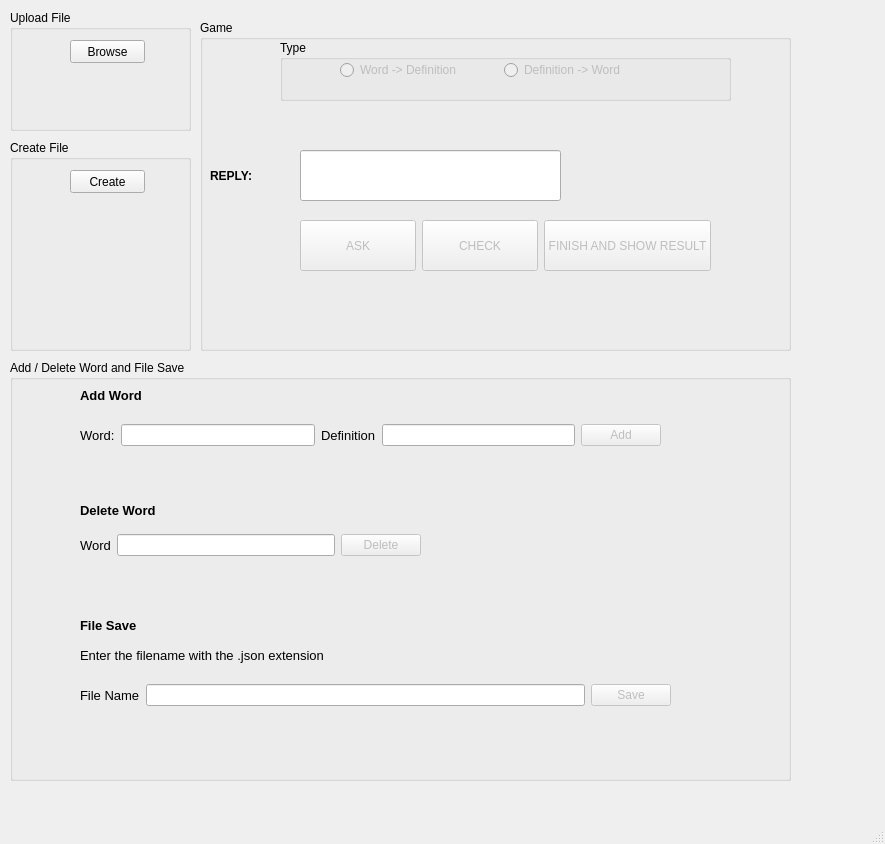
<?xml version="1.0" encoding="UTF-8"?>
<ui version="4.0">
 <class>MainWindow</class>
 <widget class="QMainWindow" name="MainWindow">
  <property name="geometry">
   <rect>
    <x>0</x>
    <y>0</y>
    <width>885</width>
    <height>844</height>
   </rect>
  </property>
  <property name="windowTitle">
   <string>MainWindow</string>
  </property>
  <widget class="QWidget" name="centralwidget">
   <widget class="QGroupBox" name="gbUploadFile">
    <property name="geometry">
     <rect>
      <x>10</x>
      <y>10</y>
      <width>181</width>
      <height>121</height>
     </rect>
    </property>
    <property name="title">
     <string>Upload File</string>
    </property>
    <widget class="QPushButton" name="btnBrowse">
     <property name="geometry">
      <rect>
       <x>60</x>
       <y>30</y>
       <width>75</width>
       <height>23</height>
      </rect>
     </property>
     <property name="text">
      <string>Browse</string>
     </property>
    </widget>
    <widget class="QLabel" name="lblBrowseRead">
     <property name="geometry">
      <rect>
       <x>10</x>
       <y>70</y>
       <width>161</width>
       <height>41</height>
      </rect>
     </property>
     <property name="text">
      <string/>
     </property>
    </widget>
   </widget>
   <widget class="QGroupBox" name="gbGame">
    <property name="geometry">
     <rect>
      <x>200</x>
      <y>20</y>
      <width>591</width>
      <height>331</height>
     </rect>
    </property>
    <property name="title">
     <string>Game</string>
    </property>
    <widget class="QWidget" name="layoutWidget">
     <property name="geometry">
      <rect>
       <x>100</x>
       <y>200</y>
       <width>411</width>
       <height>51</height>
      </rect>
     </property>
     <layout class="QHBoxLayout" name="horizontalLayout_2">
      <item>
       <widget class="QPushButton" name="btnAsk">
        <property name="enabled">
         <bool>false</bool>
        </property>
        <property name="sizePolicy">
         <sizepolicy hsizetype="Expanding" vsizetype="Expanding">
          <horstretch>0</horstretch>
          <verstretch>0</verstretch>
         </sizepolicy>
        </property>
        <property name="text">
         <string>ASK</string>
        </property>
       </widget>
      </item>
      <item>
       <widget class="QPushButton" name="btnCheck">
        <property name="enabled">
         <bool>false</bool>
        </property>
        <property name="sizePolicy">
         <sizepolicy hsizetype="Expanding" vsizetype="Expanding">
          <horstretch>0</horstretch>
          <verstretch>0</verstretch>
         </sizepolicy>
        </property>
        <property name="maximumSize">
         <size>
          <width>1677721</width>
          <height>16777215</height>
         </size>
        </property>
        <property name="text">
         <string>CHECK</string>
        </property>
       </widget>
      </item>
      <item>
       <widget class="QPushButton" name="btnFinish">
        <property name="enabled">
         <bool>false</bool>
        </property>
        <property name="sizePolicy">
         <sizepolicy hsizetype="Minimum" vsizetype="Expanding">
          <horstretch>0</horstretch>
          <verstretch>0</verstretch>
         </sizepolicy>
        </property>
        <property name="text">
         <string>FINISH AND SHOW RESULT</string>
        </property>
       </widget>
      </item>
     </layout>
    </widget>
    <widget class="QLabel" name="lblAnswer">
     <property name="geometry">
      <rect>
       <x>370</x>
       <y>130</y>
       <width>201</width>
       <height>51</height>
      </rect>
     </property>
     <property name="font">
      <font>
       <weight>75</weight>
       <bold>true</bold>
      </font>
     </property>
     <property name="text">
      <string/>
     </property>
    </widget>
    <widget class="QLineEdit" name="wordInput">
     <property name="geometry">
      <rect>
       <x>100</x>
       <y>130</y>
       <width>261</width>
       <height>51</height>
      </rect>
     </property>
    </widget>
    <widget class="QLabel" name="lblReply">
     <property name="geometry">
      <rect>
       <x>10</x>
       <y>140</y>
       <width>71</width>
       <height>31</height>
      </rect>
     </property>
     <property name="font">
      <font>
       <pointsize>9</pointsize>
       <weight>75</weight>
       <bold>true</bold>
      </font>
     </property>
     <property name="text">
      <string>REPLY:</string>
     </property>
    </widget>
    <widget class="QLabel" name="lblQuestionWord">
     <property name="geometry">
      <rect>
       <x>100</x>
       <y>80</y>
       <width>321</width>
       <height>41</height>
      </rect>
     </property>
     <property name="font">
      <font>
       <pointsize>10</pointsize>
      </font>
     </property>
     <property name="text">
      <string/>
     </property>
    </widget>
    <widget class="QLabel" name="lblResult">
     <property name="geometry">
      <rect>
       <x>100</x>
       <y>260</y>
       <width>301</width>
       <height>51</height>
      </rect>
     </property>
     <property name="text">
      <string/>
     </property>
    </widget>
    <widget class="QGroupBox" name="gbType">
     <property name="geometry">
      <rect>
       <x>80</x>
       <y>20</y>
       <width>451</width>
       <height>61</height>
      </rect>
     </property>
     <property name="title">
      <string>Type</string>
     </property>
     <widget class="QWidget" name="layoutWidget">
      <property name="geometry">
       <rect>
        <x>60</x>
        <y>10</y>
        <width>321</width>
        <height>41</height>
       </rect>
      </property>
      <layout class="QHBoxLayout" name="horizontalLayout">
       <item>
        <widget class="QRadioButton" name="rbWordDefinition">
         <property name="enabled">
          <bool>false</bool>
         </property>
         <property name="font">
          <font>
           <pointsize>9</pointsize>
          </font>
         </property>
         <property name="text">
          <string>Word -&gt; Definition</string>
         </property>
        </widget>
       </item>
       <item>
        <widget class="QRadioButton" name="rbDefinitionWord">
         <property name="enabled">
          <bool>false</bool>
         </property>
         <property name="font">
          <font>
           <pointsize>9</pointsize>
          </font>
         </property>
         <property name="text">
          <string>Definition -&gt; Word</string>
         </property>
        </widget>
       </item>
      </layout>
     </widget>
    </widget>
   </widget>
   <widget class="QGroupBox" name="gbAddDeleteWord_SaveFile">
    <property name="geometry">
     <rect>
      <x>10</x>
      <y>360</y>
      <width>781</width>
      <height>421</height>
     </rect>
    </property>
    <property name="title">
     <string>Add / Delete Word and File Save</string>
    </property>
    <widget class="QLabel" name="lblEnterFileName">
     <property name="geometry">
      <rect>
       <x>70</x>
       <y>280</y>
       <width>491</width>
       <height>31</height>
      </rect>
     </property>
     <property name="font">
      <font>
       <pointsize>10</pointsize>
      </font>
     </property>
     <property name="text">
      <string>Enter the filename with the .json extension</string>
     </property>
    </widget>
    <widget class="QWidget" name="layoutWidget_3">
     <property name="geometry">
      <rect>
       <x>70</x>
       <y>170</y>
       <width>341</width>
       <height>30</height>
      </rect>
     </property>
     <layout class="QHBoxLayout" name="horizontalLayout_6">
      <item>
       <widget class="QLabel" name="lblWord2">
        <property name="font">
         <font>
          <pointsize>10</pointsize>
         </font>
        </property>
        <property name="text">
         <string>Word</string>
        </property>
       </widget>
      </item>
      <item>
       <widget class="QLineEdit" name="etDeleteWord"/>
      </item>
      <item>
       <widget class="QPushButton" name="btnDelete">
        <property name="enabled">
         <bool>false</bool>
        </property>
        <property name="cursor">
         <cursorShape>PointingHandCursor</cursorShape>
        </property>
        <property name="text">
         <string>Delete</string>
        </property>
       </widget>
      </item>
     </layout>
    </widget>
    <widget class="QWidget" name="layoutWidget_4">
     <property name="geometry">
      <rect>
       <x>70</x>
       <y>320</y>
       <width>591</width>
       <height>30</height>
      </rect>
     </property>
     <layout class="QHBoxLayout" name="horizontalLayout_7">
      <item>
       <widget class="QLabel" name="lblFileName">
        <property name="font">
         <font>
          <pointsize>10</pointsize>
         </font>
        </property>
        <property name="text">
         <string>File Name</string>
        </property>
       </widget>
      </item>
      <item>
       <widget class="QLineEdit" name="etFilneName"/>
      </item>
      <item>
       <widget class="QPushButton" name="btnSave">
        <property name="enabled">
         <bool>false</bool>
        </property>
        <property name="cursor">
         <cursorShape>PointingHandCursor</cursorShape>
        </property>
        <property name="text">
         <string>Save</string>
        </property>
       </widget>
      </item>
     </layout>
    </widget>
    <widget class="QLabel" name="lblDosyaKaydet">
     <property name="geometry">
      <rect>
       <x>70</x>
       <y>250</y>
       <width>241</width>
       <height>31</height>
      </rect>
     </property>
     <property name="font">
      <font>
       <pointsize>10</pointsize>
       <weight>75</weight>
       <bold>true</bold>
      </font>
     </property>
     <property name="text">
      <string>File Save</string>
     </property>
    </widget>
    <widget class="QLabel" name="lblDeleteWord">
     <property name="geometry">
      <rect>
       <x>70</x>
       <y>140</y>
       <width>151</width>
       <height>21</height>
      </rect>
     </property>
     <property name="font">
      <font>
       <pointsize>10</pointsize>
       <weight>75</weight>
       <bold>true</bold>
      </font>
     </property>
     <property name="text">
      <string>Delete Word</string>
     </property>
    </widget>
    <widget class="QLabel" name="lblWordDeleted">
     <property name="geometry">
      <rect>
       <x>70</x>
       <y>210</y>
       <width>571</width>
       <height>31</height>
      </rect>
     </property>
     <property name="font">
      <font>
       <pointsize>9</pointsize>
      </font>
     </property>
     <property name="text">
      <string/>
     </property>
    </widget>
    <widget class="QLabel" name="lblFileSaved">
     <property name="geometry">
      <rect>
       <x>70</x>
       <y>360</y>
       <width>591</width>
       <height>31</height>
      </rect>
     </property>
     <property name="font">
      <font>
       <pointsize>9</pointsize>
      </font>
     </property>
     <property name="text">
      <string/>
     </property>
    </widget>
    <widget class="QLabel" name="lblWordAdded">
     <property name="geometry">
      <rect>
       <x>70</x>
       <y>100</y>
       <width>581</width>
       <height>21</height>
      </rect>
     </property>
     <property name="font">
      <font>
       <pointsize>9</pointsize>
      </font>
     </property>
     <property name="text">
      <string/>
     </property>
    </widget>
    <widget class="QWidget" name="layoutWidget_5">
     <property name="geometry">
      <rect>
       <x>70</x>
       <y>60</y>
       <width>581</width>
       <height>30</height>
      </rect>
     </property>
     <layout class="QHBoxLayout" name="horizontalLayout_8">
      <item>
       <widget class="QLabel" name="lblWord">
        <property name="font">
         <font>
          <pointsize>10</pointsize>
         </font>
        </property>
        <property name="text">
         <string>Word:</string>
        </property>
       </widget>
      </item>
      <item>
       <widget class="QLineEdit" name="etAddWord"/>
      </item>
      <item>
       <widget class="QLabel" name="lblDefinition">
        <property name="font">
         <font>
          <pointsize>10</pointsize>
         </font>
        </property>
        <property name="text">
         <string>Definition</string>
        </property>
       </widget>
      </item>
      <item>
       <widget class="QLineEdit" name="etAddDefinition"/>
      </item>
      <item>
       <widget class="QPushButton" name="btnAdd">
        <property name="enabled">
         <bool>false</bool>
        </property>
        <property name="cursor">
         <cursorShape>PointingHandCursor</cursorShape>
        </property>
        <property name="text">
         <string>Add</string>
        </property>
       </widget>
      </item>
     </layout>
    </widget>
    <widget class="QLabel" name="lblKelimeEkle">
     <property name="geometry">
      <rect>
       <x>70</x>
       <y>25</y>
       <width>241</width>
       <height>21</height>
      </rect>
     </property>
     <property name="font">
      <font>
       <pointsize>10</pointsize>
       <weight>75</weight>
       <bold>true</bold>
      </font>
     </property>
     <property name="text">
      <string>Add Word</string>
     </property>
    </widget>
   </widget>
   <widget class="QGroupBox" name="gbCreateFile">
    <property name="geometry">
     <rect>
      <x>10</x>
      <y>140</y>
      <width>181</width>
      <height>211</height>
     </rect>
    </property>
    <property name="title">
     <string>Create File</string>
    </property>
    <widget class="QPushButton" name="btnCreate">
     <property name="geometry">
      <rect>
       <x>60</x>
       <y>30</y>
       <width>75</width>
       <height>23</height>
      </rect>
     </property>
     <property name="text">
      <string>Create</string>
     </property>
    </widget>
    <widget class="QLabel" name="lblFileCreated">
     <property name="enabled">
      <bool>true</bool>
     </property>
     <property name="geometry">
      <rect>
       <x>10</x>
       <y>70</y>
       <width>161</width>
       <height>121</height>
      </rect>
     </property>
     <property name="font">
      <font>
       <underline>false</underline>
       <stylestrategy>PreferDefault</stylestrategy>
      </font>
     </property>
     <property name="mouseTracking">
      <bool>true</bool>
     </property>
     <property name="tabletTracking">
      <bool>false</bool>
     </property>
     <property name="acceptDrops">
      <bool>false</bool>
     </property>
     <property name="autoFillBackground">
      <bool>false</bool>
     </property>
     <property name="frameShadow">
      <enum>QFrame::Plain</enum>
     </property>
     <property name="text">
      <string/>
     </property>
     <property name="textFormat">
      <enum>Qt::PlainText</enum>
     </property>
     <property name="scaledContents">
      <bool>false</bool>
     </property>
     <property name="alignment">
      <set>Qt::AlignLeading|Qt::AlignLeft|Qt::AlignVCenter</set>
     </property>
     <property name="wordWrap">
      <bool>true</bool>
     </property>
     <property name="openExternalLinks">
      <bool>false</bool>
     </property>
     <property name="textInteractionFlags">
      <set>Qt::NoTextInteraction</set>
     </property>
    </widget>
   </widget>
  </widget>
  <widget class="QMenuBar" name="menubar">
   <property name="geometry">
    <rect>
     <x>0</x>
     <y>0</y>
     <width>885</width>
     <height>26</height>
    </rect>
   </property>
  </widget>
  <widget class="QStatusBar" name="statusbar"/>
 </widget>
 <resources/>
 <connections/>
</ui>
